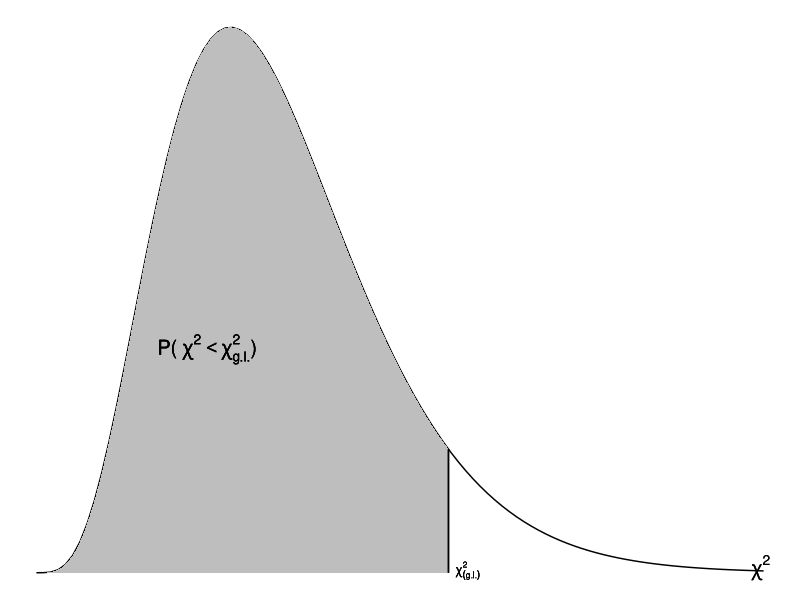

This chart was generated by the following R code:
## ---- chunk 1
knitr::opts_chunk$set(echo = TRUE, 
                      size = "footnotesize",
                      comment = NA,
                      warning = FALSE,
                      message = FALSE,
                      #out.width = "1\\linewidth",
                      fig.align = "center",
                      fig.width = 8, 
                      fig.height = 4, 
                      fig.show = "hold",
                      fig.path = "FigurasQ/",
                      fig.pos = "!htb",
                      #fig.pos = "H",
                      fig.cap = TRUE,
                      background = "#E6E6FA",
                      #background = "black",
                      dev = c("png",'pdf'),
                      res=300,
                      dpi = 300,
                      cache = TRUE)
## ---- chunk 2
library(tidyverse)
#library(tinytex)
library(knitr)
library(kableExtra)
library(xtable)
## ---- chunk 3
xd <- 17
ggplot(data.frame(x = c(0, 30)), aes(x)) +
  stat_function(fun = dchisq, args = c(df=10),
                geom = "line",
                xlim = c(0, 30)) +
  stat_function(fun = dchisq, args = c(df=10),
                geom = "area",
                fill = "gray",
                xlim = c(0, xd)) +
  geom_segment(aes(x = xd, y = 0, 
                   xend = xd, yend = dchisq(xd,10)),
               size = 0.5) +
   theme_void() +
  annotate("text",label=  bquote(chi[(g.l.)]^2)  
             ,x=xd,y=0.0,
           hjust=-0.3,vjust=0.4,
           size = 3) +
  annotate("text",label=bquote(~chi^2),x=29,y=0.0,
           hjust=-0.3,vjust=0.3,
           size = 5) +
  annotate("text",label=bquote('P(' ~chi^2 < chi['g.l.']^2 *')'),x=5,y=0.04,hjust=0,vjust=0.5,
           size = 5)
## ---- chunk 4
af2 <- c(0.005, 0.010, 0.025, 0.050, 0.100, 0.250, 0.500, 0.750, 0.900, 0.950, 0.975, 0.990, 0.995)
gl2 <- c(1:30,40,50,60,70,80,90,100)
ch2 <- data.frame(gl=rep(gl2,each=length(af2)),
                 af=rep(af2,length(gl2))
                 )
ch <- round(qchisq(ch2$af,ch2$gl),3)
